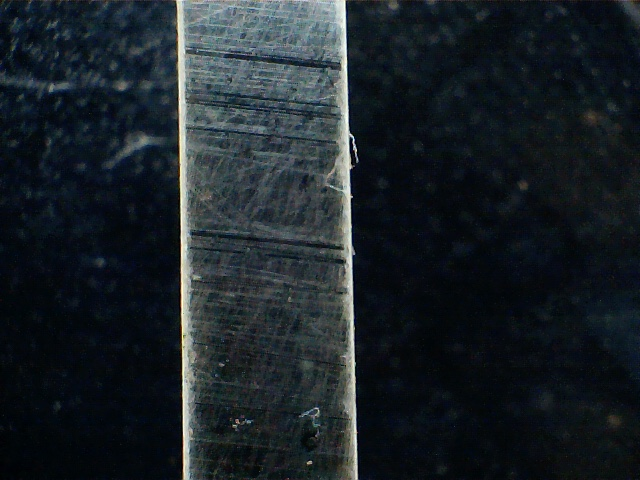
#> input picture CsCF.jpg, 640 x 480 px
$ python hough2.py   (older library calls are emulated)
#> lines starting #> are read from the running program, lines starting #| are printed output that depends on the picture; after the words box and inside, x2 and y2 are one past the last pixel; in counts of white or black regions, pixels touching at a corner belong together
# -*- coding: utf-8 -*-
"""
Created on Fri Jun 21 15:26:14 2019

@author: pfair
"""

import numpy as np
import matplotlib.pyplot as plt
from matplotlib import cm
from skimage.transform import (hough_line, hough_line_peaks,
                               probabilistic_hough_line)
from skimage.feature import canny
from skimage import data,filters,io, feature
# Constructing test image
jimage = io.imread('CsCF.jpg')
#> jimage is the input picture: shape (480, 640, 3); mean R, G, B 27, 34.6, 39.9
io.imshow(jimage)
dims=jimage.shape
#> dims = (480, 640, 3)
print(dims)
#| (480, 640, 3)
# set the mask threshold level
image = jimage[:, :, 0] > 200
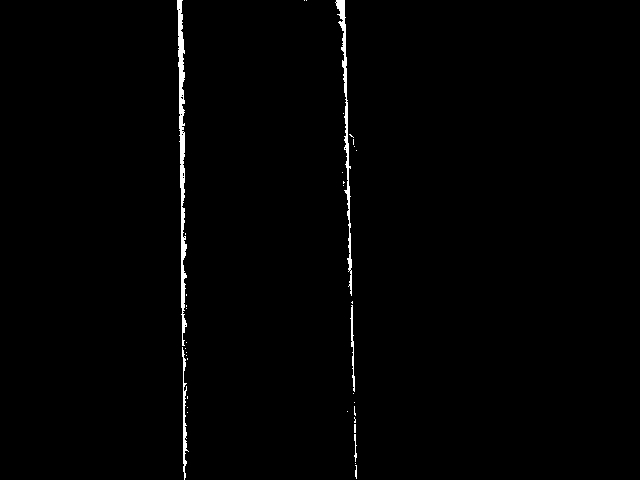
#> image: shape (480, 640) bool; 0.97% white; 36 white regions (30 under 20 px), largest, box (x1, y1, x2, y2) and area: (177, 0, 187, 346) 1433, (335, 0, 352, 296) 917, (182, 347, 189, 480) 320, (350, 305, 355, 392) 164, (354, 434, 357, 462) 43, (355, 465, 357, 479) 22
# colour the mask green
jimage[image] = [0, 255, 0]
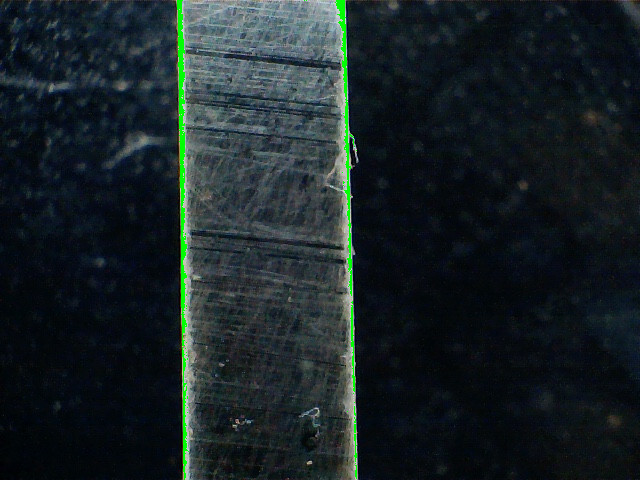
#> jimage: shape (480, 640, 3); 0.97% of pixels changed, all inside (x1, y1, x2, y2) = (177, 0, 357, 480)
#plot the image with mask data
plt.imshow(image)
# Classic straight-line Hough transform
h, theta, d = hough_line(image)
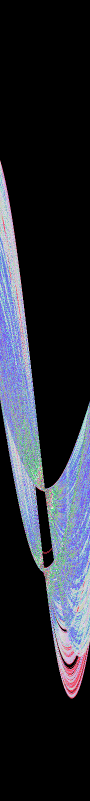
#> h: shape (1601, 180) uint64 (shown at 1/2 size); 148 distinct labels, from 0 to 373; one colour per label, 0 black
#> theta = 180 values from -1.57 to 1.55; d = 1601 values from -800 to 800

# Generating figure 1
fig, axes = plt.subplots(1, 3, figsize=(15, 6))
ax = axes.ravel()

ax[0].imshow(image, cmap=cm.gray)
ax[0].set_title('Input image')
ax[0].set_axis_off()

ax[1].imshow(np.log(1 + h),
             extent=[np.rad2deg(theta[-1]), np.rad2deg(theta[0]), d[-1], d[0]],
             cmap=cm.gray, aspect=1/1.5)
ax[1].set_title('Hough transform')
ax[1].set_xlabel('Angles (degrees)')
ax[1].set_ylabel('Distance (pixels)')
ax[1].axis('image')

ax[2].imshow(image, cmap=cm.gray)
for _, angle, dist in zip(*hough_line_peaks(h, theta, d)):
    y0 = (dist - 0 * np.cos(angle)) / np.sin(angle)
    y1 = (dist - image.shape[1] * np.cos(angle)) / np.sin(angle)
    ax[2].plot((0, image.shape[1]), (y0, y1), '-r')
#> this loop made 2 passes
#> (angle, dist, y0, y1) on passes 1 to 2: (-0.0175, 178, -10199.2, 26466.4), (-0.0349, 341, -9770.9, 8556.3)
ax[2].set_xlim((0, image.shape[1]))
ax[2].set_ylim((image.shape[0], 0))
ax[2].set_axis_off()
ax[2].set_title('Detected lines')

plt.tight_layout()
plt.show()
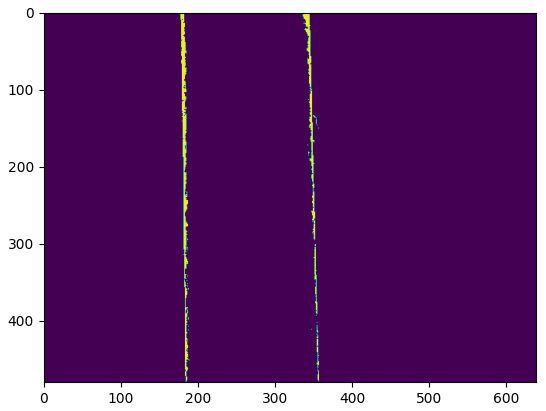
#> figure drawn by matplotlib, 1 panel
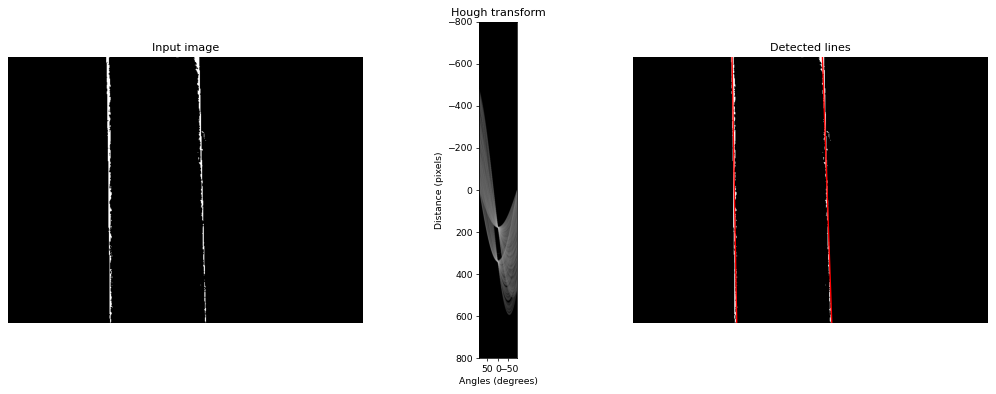
#> figure drawn by matplotlib, 3 panels

# Line finding using the Probabilistic Hough Transform
#image = data.camera()
#jimage = io.imread('CsCF.jpg',as_grey=True)
edges = canny(image)
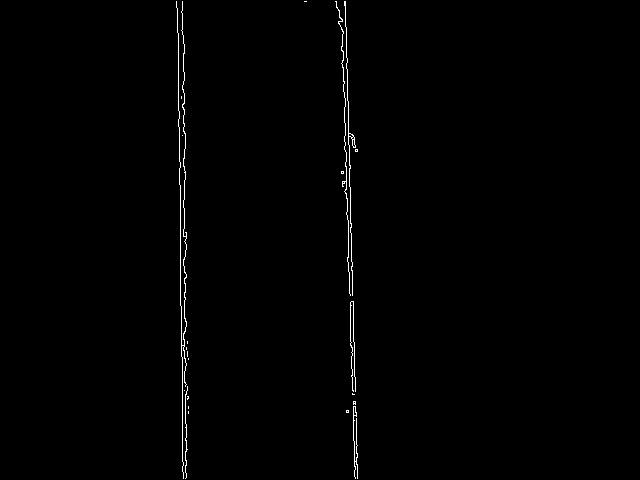
#> edges: shape (480, 640) bool; 0.68% white in thin lines or dots, all inside (x1, y1, x2, y2) = (176, 1, 358, 479)
lines = probabilistic_hough_line(edges, threshold=1, line_length=5,
                                 line_gap=10)
#> lines = 108 items

# Generating figure 2
fig, axes = plt.subplots(1, 3, figsize=(15, 5), sharex=True, sharey=True)
ax = axes.ravel()

ax[0].imshow(image, cmap=cm.gray)
ax[0].set_title('Input image')

ax[1].imshow(edges, cmap=cm.gray)
ax[1].set_title('Canny edges')

ax[2].imshow(edges * 0)
for line in lines:
    p0, p1 = line
    ax[2].plot((p0[0], p1[0]), (p0[1], p1[1]))
#> this loop made 108 passes
#> (p0, p1) on passes 1 to 12: ((186, 276), (180, 276)), ((186, 326), (184, 308)), ((180, 167), (178, 47)), ((180, 215), (180, 185)), ((185, 179), (183, 158)), ((186, 249), (184, 222)), ((180, 305), (180, 216)), ((179, 184), (179, 161)), ((178, 46), (178, 33)), ((187, 449), (186, 424)), ((183, 207), (183, 200)), ((184, 133), (182, 1))
ax[2].set_xlim((0, image.shape[1]))
ax[2].set_ylim((image.shape[0], 0))
ax[2].set_title('Probabilistic Hough')

for a in ax:
    a.set_axis_off()

plt.tight_layout()
plt.show()
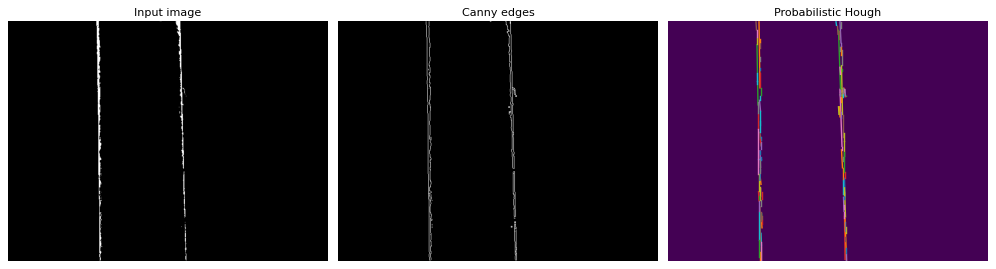
#> figure drawn by matplotlib, 3 panels
